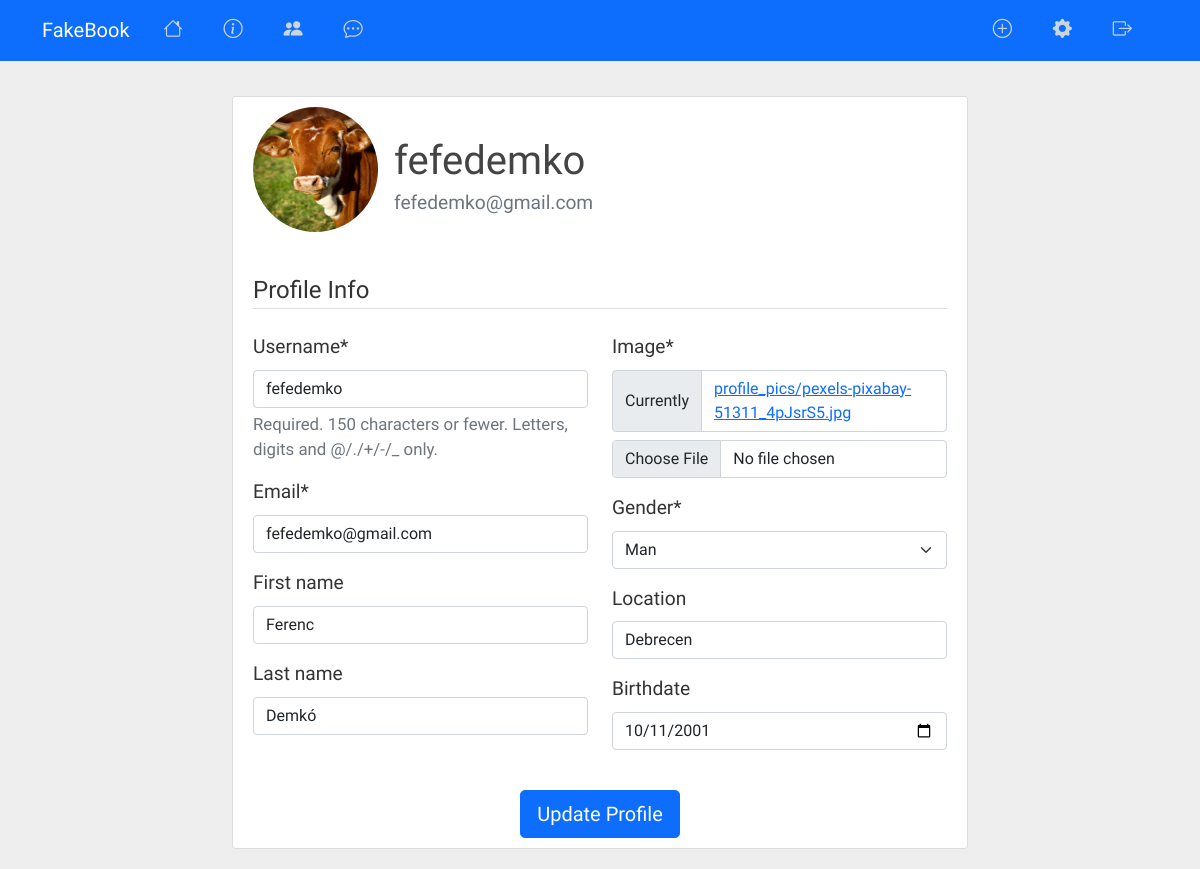
The app's page /users/profile/ (signed in), older data.
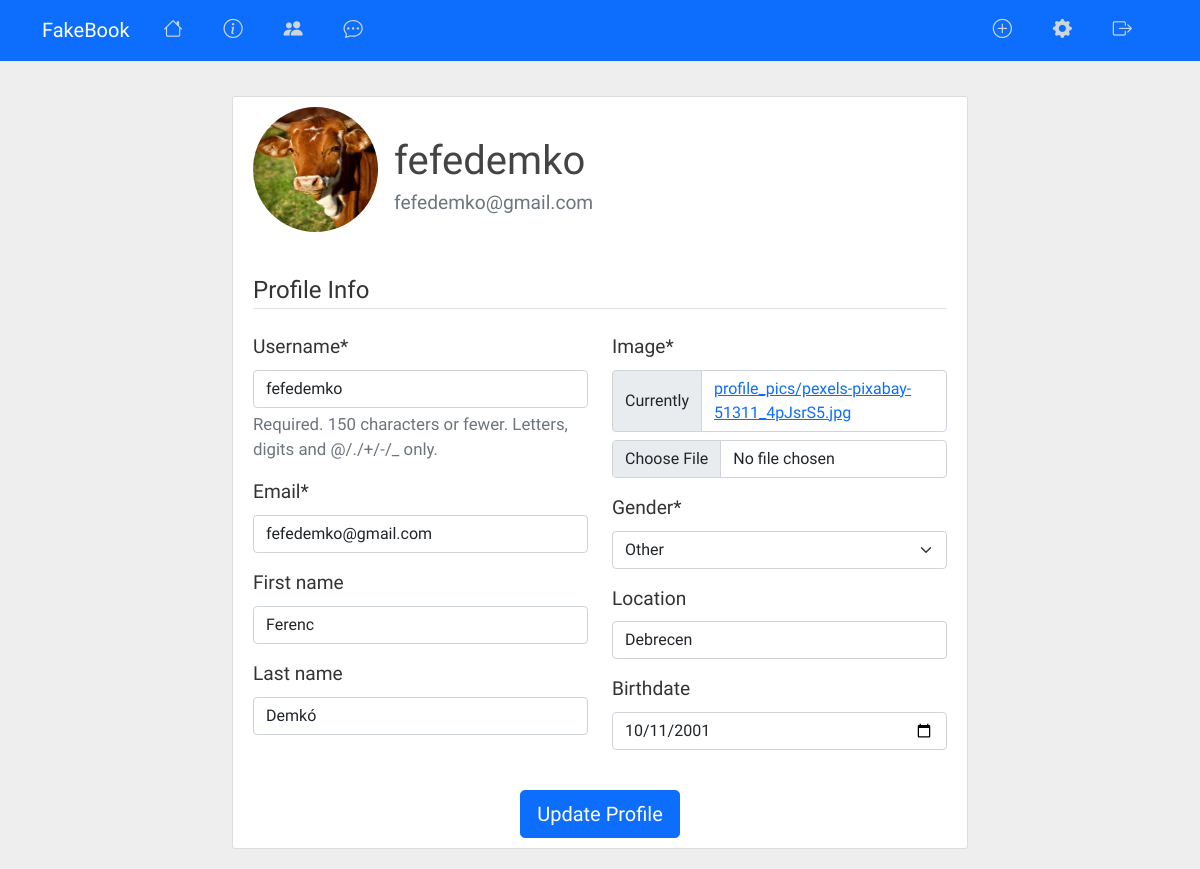
The same page, newer data.
### users/models.py (models this page shows, shortened)
class Profile(models.Model):
    GENDER_CHOICES = [
        ('man', 'Man'),
        ('woman', 'Woman'),
        ('other', 'Other')
    ]
    user = models.OneToOneField(User, on_delete=models.CASCADE)
    image = models.ImageField(default='default.jpg', upload_to='profile_pics')
    age = models.PositiveIntegerField(null=True, blank=True)
    gender = models.CharField(max_length=10, choices=GENDER_CHOICES, null=True, blank=True)
    location = models.CharField(max_length=100, null=True, blank=True)
    birthdate = models.DateField(null=True, blank=True)
    def get_friends(self):
        friendships = Friendship.objects.filter(Q(user1=self) | Q(user2=self))
        friends = []
        for friendship in friendships:
            if friendship.user1 == self:
                friends.append(friendship.user2)
            else:
                friends.append(friendship.user1)
        return friends
    User.add_to_class('get_friends', get_friends)

### users/views.py (the view)
# urls.py: path('profile/', profile, name='profile'),
@login_required
def profile(request):
    if request.method == 'POST':
        u_form = UserUpdateForm(request.POST, instance=request.user)
        p_form = ProfileUpdateForm(request.POST, request.FILES, instance=request.user.profile)
        if u_form.is_valid() and p_form.is_valid():
            u_form.save()
            p_form.save()
            messages.success(request, f'Your account has been updated!')
            return redirect('profile')
    else:
        u_form = UserUpdateForm(instance=request.user)
        p_form = ProfileUpdateForm(instance=request.user.profile)
    context = {
        'u_form': u_form,
        'p_form': p_form
    }
    return render(request, 'users/profile.html', context)

### users/forms.py
class UserUpdateForm(forms.ModelForm):
    email = forms.EmailField()
    class Meta:
        model = User
        fields = ['username', 'email', 'first_name', 'last_name']

class ProfileUpdateForm(forms.ModelForm):
    gender = forms.ChoiceField(choices=Profile.GENDER_CHOICES, required=True, label='Gender')
    location = forms.CharField(max_length=30, required=False)
    birthdate = forms.DateField(required=False, widget=forms.TextInput(attrs={'type': 'date'}))
    class Meta:
        model = Profile
        fields = ['image', 'gender', 'location', 'birthdate']

### users/templates/users/profile.html (shortened to what this page needs)
{% extends "book/base.html" %}
{% load crispy_forms_tags %}
{% block content %}
    <div class="content-section">
        <div class="d-flex align-items-center mb-4">
            <img class="rounded-circle account-img me-3" src="{{ user.profile.image.url }}">
            <div>
                <h2 class="account-heading mb-1">{{ user.username }}</h2>
                <p class="text-secondary m-0">{{ user.email }}</p>
            </div>
        </div>
        <form method="POST" enctype="multipart/form-data">
            <fieldset class="form-group mb-4">
                <legend class="border-bottom mb-4">Profile Info</legend>
                <div class="row">
                    <div class="col-md-6">
                        {{ u_form|crispy }}
                    </div>
                    <div class="col-md-6">
                        {{ p_form|crispy }}
                    </div>
                </div>
            </fieldset>
            <div class="text-center">
                <button class="btn btn-primary btn-lg" type="submit">Update Profile</button>
            </div>
        </form>
    </div>
{% endblock content %}

Row changes from the older to the newer data that the page shows:
changed Profile "Debrecen": gender "Man" → "Other"
